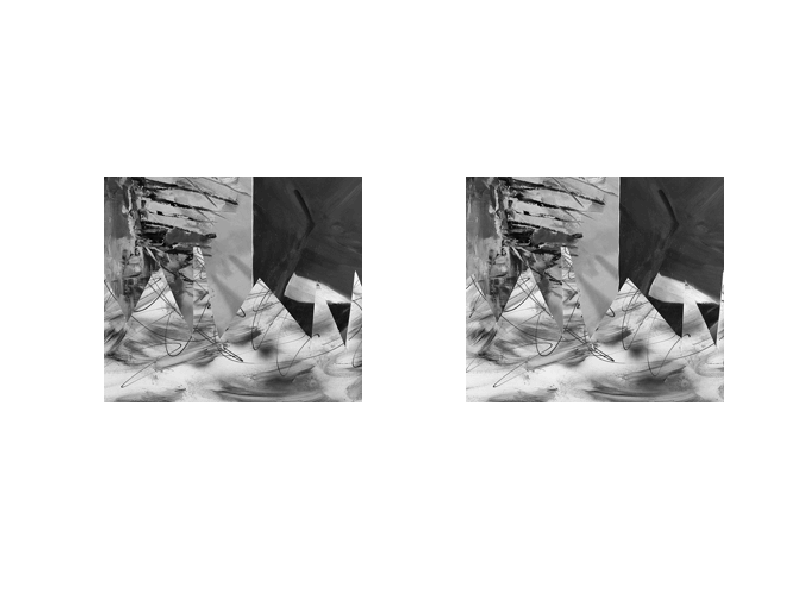
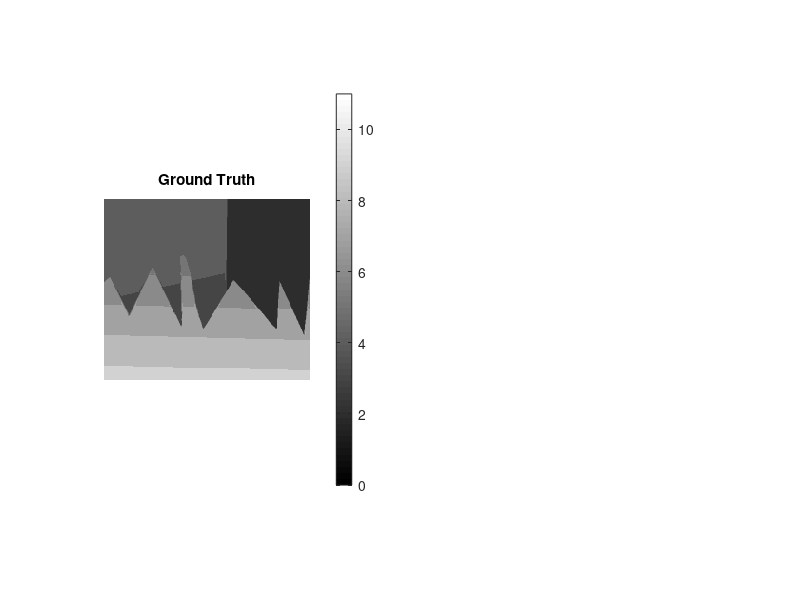

The MATLAB script that drew these images, in order: (Note: this script raises an error after producing the figures.)
function r=practical5b
%The goal of this part of the practical is to use the dynamic programming
%routine that you developed in the first part to solve the dense stero
%problem.  Use the template below, filling in parts marked "TO DO".

%close any previous figures;
close all;

%load in images and ground truth
load('StereoData.mat','im1','im2','gt');

%ground truth disparity is originally expressed in 16'ths of pixels but we 
%will only consider whole-pixel shifts
gtDisp = round(gt/16);

%display image
figure; set(gcf,'Color',[1 1 1]);
subplot(1,2,1); imagesc(im1); axis off; axis image; colormap(gray);
subplot(1,2,2); imagesc(im2); axis off; axis image; colormap(gray);

%figure out size of image
[imY imX] = size(im1);

%define maximum disparity 
maxDisp = 10;

%set up pairwiseCosts - we will define a fixed cost of alpha for changing
%disparity or zero cost for staying the same
alpha = 1;
pairwiseCosts = alpha*ones(maxDisp,maxDisp)-alpha*eye(maxDisp,maxDisp);

%initialize the disparity map that we will estimate
estDisp = zeros(imY,imX-maxDisp);


%define standard deviation of noise
noiseSD = 6;

%display ground truth and estimated disparity
figure; set(gcf,'Color',[1 1 1]);
subplot(1,2,1); imagesc(gtDisp,[0 11]); axis off; axis image; colormap(gray); colorbar;
title('Ground Truth');

%run through each line of image
for (cY = 1:imY)
    fprintf('Procesing scanline %d\n',cY);
    %define unary costs - we will not use the last few columns of the
    %image as the disparity might map the pixel outside the valid area of
    %the second image
    unaryCosts = zeros(maxDisp,imX-maxDisp);
    for(cDisp = 1:maxDisp)
        for (cX = 1:imX-maxDisp)
            %TO DO - calculate cost for this disparity. This is the 
            %negative log likelihood, where the likelihood is a Gaussian
            %with a mean of the value (i.e. intensity) at the offset pixel 
            %in image2 and a standard deviation of "noiseSD". 
            unaryCosts(cDisp,cX) = -log(1/sqrt(2*noiseSD^2*pi) * exp(-(im1(cY,cX)-im2(cY,cX+cDisp))^2/(2*noiseSD^2)));
        end;
    end;
    
    %TO DO call the routine that you wrote in the previous section (copy it
    %below into the bottom of this file)
    estDisp(cY,:) = dynamicProgram(unaryCosts,pairwiseCosts);
    
    %display solution so far
    subplot(1,2,2); imagesc(estDisp,[0 11]); axis off; axis image; colormap(gray); colorbar;
    title('Estimated Disparity');
    drawnow;
end;


%TO DO - investigate how different values of alpha and noiseSD affect the results
% Higher values of alpha value long streaks, because the disparity has a
% stronger smoothness prior. Small values for alpha will value the noise
% in the image to assume different disparities, where the disparity might be
% the same. This will create noise in the disparity map, compared to the
% ground truth.

% Small values of noiseSD add a lot of noise to the retrieved disparity
% map, but too large values add interference between distant points, and
% create streaks in the map.

%TO DO (optional) - you should be able to rewrite this with fewer loops once you have
%the general idea so that it runs faster

%TO DO (optional) - adapt the algorithm so that it makes use of colour
%information
